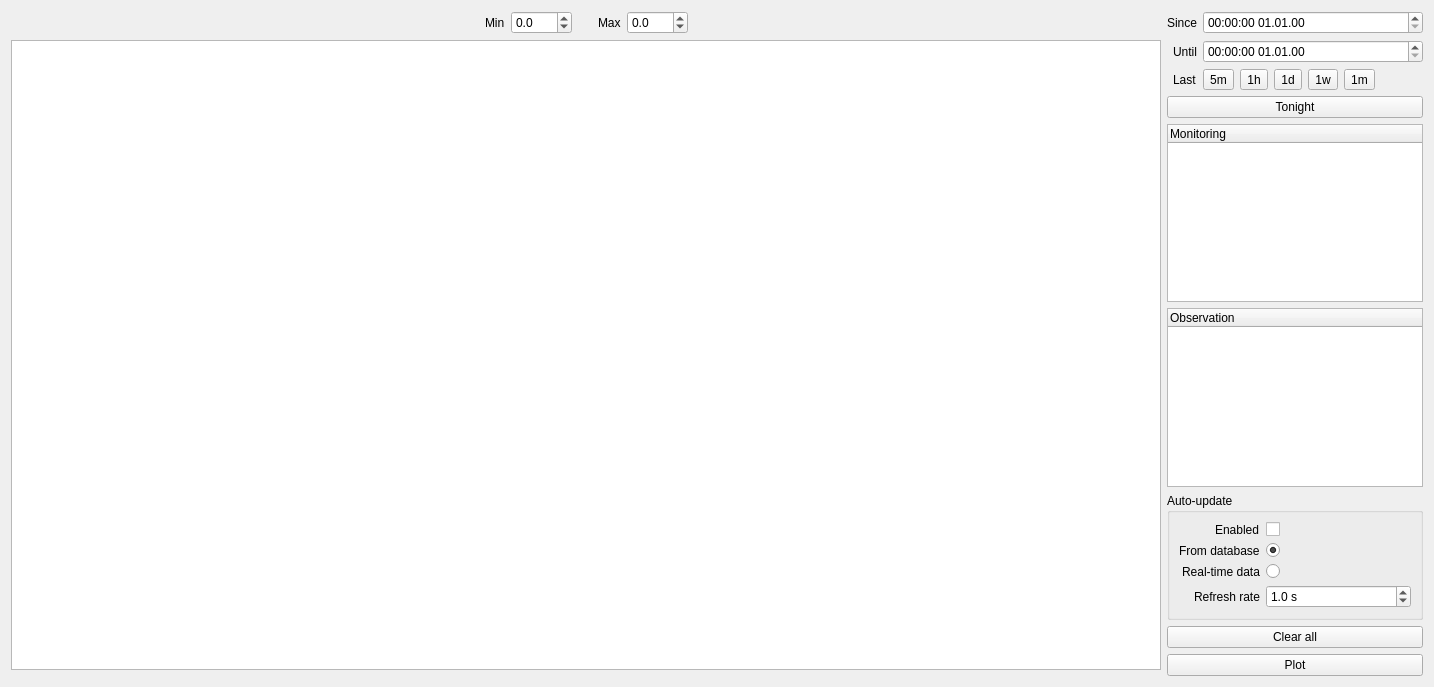
<?xml version="1.0" encoding="UTF-8"?>
<ui version="4.0">
 <class>PlotsWidget</class>
 <widget class="QWidget" name="PlotsWidget">
  <property name="geometry">
   <rect>
    <x>0</x>
    <y>0</y>
    <width>1434</width>
    <height>687</height>
   </rect>
  </property>
  <property name="windowTitle">
   <string>Plots - KalAO</string>
  </property>
  <layout class="QGridLayout" name="gridLayout" columnstretch="1,0">
   <item row="0" column="0">
    <layout class="QHBoxLayout" name="scale_layout">
     <item>
      <spacer name="horizontalSpacer">
       <property name="orientation">
        <enum>Qt::Orientation::Horizontal</enum>
       </property>
       <property name="sizeHint" stdset="0">
        <size>
         <width>40</width>
         <height>20</height>
        </size>
       </property>
      </spacer>
     </item>
     <item>
      <widget class="QLabel" name="min_label">
       <property name="text">
        <string>Min</string>
       </property>
      </widget>
     </item>
     <item>
      <widget class="QDoubleSpinBox" name="min_spinbox">
       <property name="decimals">
        <number>1</number>
       </property>
       <property name="minimum">
        <double>-999.000000000000000</double>
       </property>
       <property name="maximum">
        <double>999.000000000000000</double>
       </property>
      </widget>
     </item>
     <item>
      <spacer name="horizontalSpacer_3">
       <property name="orientation">
        <enum>Qt::Orientation::Horizontal</enum>
       </property>
       <property name="sizeType">
        <enum>QSizePolicy::Policy::Maximum</enum>
       </property>
       <property name="sizeHint" stdset="0">
        <size>
         <width>20</width>
         <height>20</height>
        </size>
       </property>
      </spacer>
     </item>
     <item>
      <widget class="QLabel" name="max_label">
       <property name="text">
        <string>Max</string>
       </property>
      </widget>
     </item>
     <item>
      <widget class="QDoubleSpinBox" name="max_spinbox">
       <property name="decimals">
        <number>1</number>
       </property>
       <property name="minimum">
        <double>-999.000000000000000</double>
       </property>
       <property name="maximum">
        <double>999.000000000000000</double>
       </property>
      </widget>
     </item>
     <item>
      <spacer name="horizontalSpacer_2">
       <property name="orientation">
        <enum>Qt::Orientation::Horizontal</enum>
       </property>
       <property name="sizeHint" stdset="0">
        <size>
         <width>40</width>
         <height>20</height>
        </size>
       </property>
      </spacer>
     </item>
    </layout>
   </item>
   <item row="1" column="0">
    <widget class="KChartView" name="plots_view"/>
   </item>
   <item row="0" column="1" rowspan="3">
    <layout class="QFormLayout" name="side_layout">
     <property name="labelAlignment">
      <set>Qt::AlignmentFlag::AlignRight|Qt::AlignmentFlag::AlignTrailing|Qt::AlignmentFlag::AlignVCenter</set>
     </property>
     <item row="0" column="0">
      <widget class="QLabel" name="since_label">
       <property name="text">
        <string>Since</string>
       </property>
      </widget>
     </item>
     <item row="0" column="1">
      <widget class="KDateTimeEdit" name="since_datetimeedit">
       <property name="currentSection">
        <enum>QDateTimeEdit::Section::HourSection</enum>
       </property>
       <property name="displayFormat">
        <string>HH:mm:ss dd.MM.yy</string>
       </property>
      </widget>
     </item>
     <item row="1" column="0">
      <widget class="QLabel" name="until_label">
       <property name="text">
        <string>Until</string>
       </property>
      </widget>
     </item>
     <item row="1" column="1">
      <widget class="KDateTimeEdit" name="until_datetimeedit">
       <property name="currentSection">
        <enum>QDateTimeEdit::Section::HourSection</enum>
       </property>
       <property name="displayFormat">
        <string>HH:mm:ss dd.MM.yy</string>
       </property>
      </widget>
     </item>
     <item row="2" column="0">
      <widget class="QLabel" name="last_label">
       <property name="text">
        <string>Last</string>
       </property>
      </widget>
     </item>
     <item row="2" column="1">
      <layout class="QHBoxLayout" name="last_layout">
       <item>
        <widget class="QToolButton" name="last_5minutes_button">
         <property name="toolTip">
          <string>One hour</string>
         </property>
         <property name="text">
          <string>5m</string>
         </property>
        </widget>
       </item>
       <item>
        <widget class="QToolButton" name="last_hour_button">
         <property name="toolTip">
          <string>One hour</string>
         </property>
         <property name="text">
          <string>1h</string>
         </property>
        </widget>
       </item>
       <item>
        <widget class="QToolButton" name="last_day_button">
         <property name="toolTip">
          <string>One day</string>
         </property>
         <property name="text">
          <string>1d</string>
         </property>
        </widget>
       </item>
       <item>
        <widget class="QToolButton" name="last_week_button">
         <property name="toolTip">
          <string>One week</string>
         </property>
         <property name="text">
          <string>1w</string>
         </property>
        </widget>
       </item>
       <item>
        <widget class="QToolButton" name="last_month_button">
         <property name="toolTip">
          <string>One month</string>
         </property>
         <property name="text">
          <string>1m</string>
         </property>
        </widget>
       </item>
      </layout>
     </item>
     <item row="3" column="0" colspan="2">
      <widget class="QPushButton" name="tonight_button">
       <property name="text">
        <string>Tonight</string>
       </property>
       <property name="icon">
        <iconset resource="../assets.qrc">
         <normaloff>:/assets/icons/clock.svg</normaloff>:/assets/icons/clock.svg</iconset>
       </property>
      </widget>
     </item>
     <item row="4" column="0" colspan="2">
      <widget class="QTreeWidget" name="monitoring_treeview">
       <property name="cursor" stdset="0">
        <cursorShape>WhatsThisCursor</cursorShape>
       </property>
       <property name="mouseTracking">
        <bool>true</bool>
       </property>
       <column>
        <property name="text">
         <string>Monitoring</string>
        </property>
       </column>
      </widget>
     </item>
     <item row="5" column="0" colspan="2">
      <widget class="QTreeWidget" name="obs_treeview">
       <property name="cursor" stdset="0">
        <cursorShape>WhatsThisCursor</cursorShape>
       </property>
       <property name="mouseTracking">
        <bool>true</bool>
       </property>
       <column>
        <property name="text">
         <string>Observation</string>
        </property>
       </column>
      </widget>
     </item>
     <item row="6" column="0" colspan="2">
      <widget class="QGroupBox" name="autoupdate_groupbox">
       <property name="title">
        <string>Auto-update</string>
       </property>
       <layout class="QFormLayout" name="formLayout">
        <property name="labelAlignment">
         <set>Qt::AlignmentFlag::AlignRight|Qt::AlignmentFlag::AlignTrailing|Qt::AlignmentFlag::AlignVCenter</set>
        </property>
        <item row="0" column="1">
         <widget class="QCheckBox" name="autoupdate_checkbox">
          <property name="text">
           <string/>
          </property>
         </widget>
        </item>
        <item row="0" column="0">
         <widget class="QLabel" name="autoupdate_label">
          <property name="text">
           <string>Enabled</string>
          </property>
         </widget>
        </item>
        <item row="3" column="1">
         <widget class="QDoubleSpinBox" name="autoupdate_refresh_rate_spinbox">
          <property name="keyboardTracking">
           <bool>false</bool>
          </property>
          <property name="suffix">
           <string> s</string>
          </property>
          <property name="decimals">
           <number>1</number>
          </property>
          <property name="minimum">
           <double>0.100000000000000</double>
          </property>
          <property name="maximum">
           <double>3600.000000000000000</double>
          </property>
          <property name="value">
           <double>1.000000000000000</double>
          </property>
         </widget>
        </item>
        <item row="1" column="1">
         <widget class="QRadioButton" name="autoupdate_database_button">
          <property name="text">
           <string/>
          </property>
          <property name="checked">
           <bool>true</bool>
          </property>
         </widget>
        </item>
        <item row="2" column="1">
         <widget class="QRadioButton" name="autoupdate_direct_button">
          <property name="text">
           <string/>
          </property>
         </widget>
        </item>
        <item row="1" column="0">
         <widget class="QLabel" name="autoupdate_database_label">
          <property name="text">
           <string>From database</string>
          </property>
         </widget>
        </item>
        <item row="3" column="0">
         <widget class="QLabel" name="autoupdate_refresh_rate_label">
          <property name="text">
           <string>Refresh rate</string>
          </property>
         </widget>
        </item>
        <item row="2" column="0">
         <widget class="QLabel" name="autoupdate_direct_label">
          <property name="text">
           <string>Real-time data</string>
          </property>
         </widget>
        </item>
       </layout>
      </widget>
     </item>
     <item row="7" column="0" colspan="2">
      <widget class="QPushButton" name="clear_all_button">
       <property name="text">
        <string>Clear all</string>
       </property>
       <property name="icon">
        <iconset resource="../assets.qrc">
         <normaloff>:/assets/icons/edit-clear-all.svg</normaloff>:/assets/icons/edit-clear-all.svg</iconset>
       </property>
      </widget>
     </item>
     <item row="8" column="0" colspan="2">
      <widget class="QPushButton" name="plot_button">
       <property name="text">
        <string>Plot</string>
       </property>
       <property name="icon">
        <iconset resource="../assets.qrc">
         <normaloff>:/assets/icons/view-media-chart.svg</normaloff>:/assets/icons/view-media-chart.svg</iconset>
       </property>
      </widget>
     </item>
    </layout>
   </item>
  </layout>
 </widget>
 <customwidgets>
  <customwidget>
   <class>KChartView</class>
   <extends>QGraphicsView</extends>
   <header>kalao.guis.utils.widgets</header>
  </customwidget>
  <customwidget>
   <class>KDateTimeEdit</class>
   <extends>QDateTimeEdit</extends>
   <header>kalao.guis.utils.widgets</header>
  </customwidget>
 </customwidgets>
 <resources>
  <include location="../assets.qrc"/>
 </resources>
 <connections/>
</ui>
